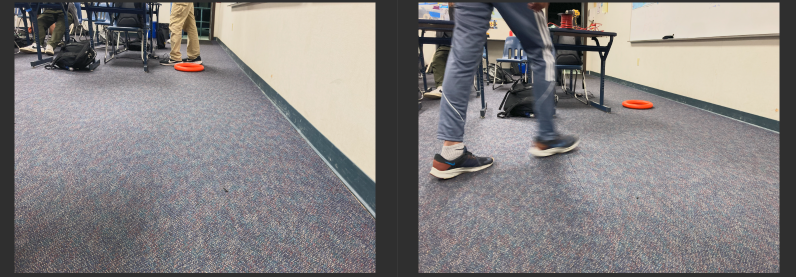
#> input picture notes/2notes.png, 1592 x 553 px, given in place of testImages1000.png, which was not available (shown at 1/2 size)
$ python newFilter.py
#> lines starting #> are read from the running program, lines starting #| are printed output that depends on the picture; after the words box and inside, x2 and y2 are one past the last pixel; in counts of white or black regions, pixels touching at a corner belong together; long printed decimals are rounded; pictures that were not available may be replaced by others from this repository, and a replacement may not be noted
import cv2
import numpy as np
import time
import math

def filterImage(noteName, dot):
#> called with noteName = 'testImages1000', dot = 'png'
    image = cv2.imread(f'notes/{noteName}.{dot}')
#> image is the input picture: shape (553, 1592, 3); mean B, G, R 130, 130.2, 134
    image_og = image.copy()
    image_og_2 = image.copy()

    scale_percent = 100
    width = int(image.shape[1] * scale_percent / 100)
#> width = 1592
    height = int(image.shape[0] * scale_percent / 100)
#> height = 553
    dim = (width, height)
#> dim = (1592, 553)
    image = cv2.resize(image, dim, interpolation = cv2.INTER_AREA)
    image_og = cv2.resize(image_og, dim, interpolation = cv2.INTER_AREA)

    lower = np.array([29, 30, 210]) # FIXME: tune for different cameras
    upper = np.array([150,100,256])  # FIXME: tune for different cameras
    mask = cv2.inRange(image, lower, upper)
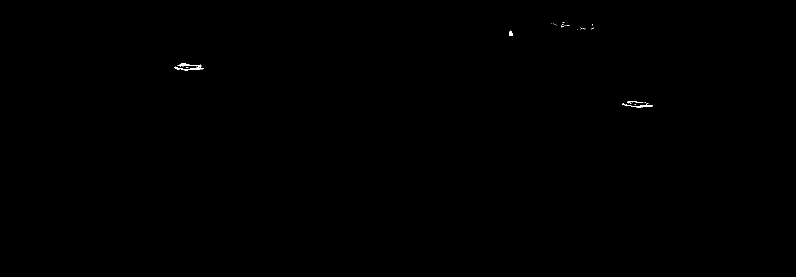
#> mask: shape (553, 1592) (shown at 1/2 size); 0.07% white; 36 white regions (31 under 20 px), largest, box (x1, y1, x2, y2) and area: (349, 133, 407, 141) 168, (1245, 207, 1305, 215) 148, (355, 126, 403, 135) 130, (1254, 202, 1287, 206) 57, (1019, 61, 1025, 72) 53
    result = cv2.bitwise_and(image, image, mask=mask)

    result = cv2.cvtColor(result, cv2.COLOR_BGR2HSV)
#> result: shape (553, 1592, 3); mean H, S, V 0, 0.1, 0.2
    cv2.imwrite(f'{noteName}_filtered.jpeg', result)

    grouping = [
        # dummy value to make sure that there is no null pointer exception
        [[0,0], [[0,0]]]
    ]


    non_zero_pixels = np.transpose(np.nonzero(result[:,:,0]))
#> non_zero_pixels = 614 pairs, first value 45 to 214, second value 349 to 1304
    # print(non_zero_pixels)

    kValue = 20
    createGrouping = True
    dFactor = 2
    for pixel in non_zero_pixels:
        i, j = pixel
        # print(result[i,j])
        if result[i,j][1] < 100 or  createGrouping or len(grouping) == 0 or not ((np.abs(grouping[-1][0][0] - i) < kValue) or (np.abs(grouping[-1][0][1] - j) < kValue)):
                grouping.append([pixel, [pixel.tolist()]])
                createGrouping = False
        else:
                grouping[-1][1].append(pixel.tolist())
                # print([int((grouping[-1][0][0] + i) / 2), int((grouping[-1][0][1] + j) / 2)])
                grouping[-1][0] = [int((grouping[-1][0][0] + i) / dFactor), int((grouping[-1][0][1] + j) / dFactor)]
#> this loop made 614 passes
#> (i, j, createGrouping) on passes 1, 88: (45, 1125, False), (126, 367, False)
#> (i, j) on passes 2 to 7: (45, 1126), (45, 1127), (45, 1128), (46, 1103), (47, 1106), (48, 1108)
#> after the loop, createGrouping = False; grouping = 4 items

    upper = np.array([100,100,256])  # FIXME: tune for different cameras, should be good for the ultrawdie one
    lower = np.array([0, 0, 100]) # FIXME: tune for different cameras, should be good for the ultrawdie one
    mask = cv2.inRange(image, lower, upper)
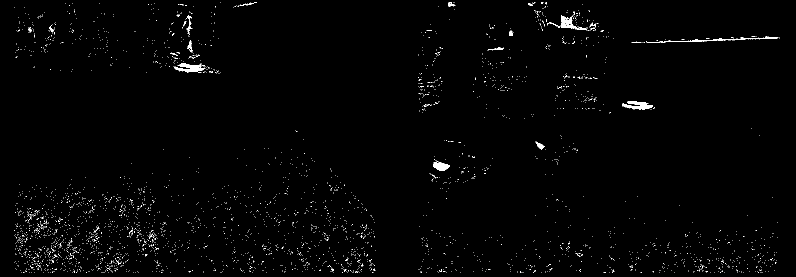
#> mask: shape (553, 1592) (shown at 1/2 size); 1% white in thin lines or dots
    result = cv2.bitwise_and(image, image, mask=mask)
    result = cv2.cvtColor(result, cv2.COLOR_BGR2HSV)
#> result: shape (553, 1592, 3); mean H, S, V 0.7, 0.8, 1.3

    coords = []
    for group in grouping[1:]:
        pixels = np.array(group[1])

        maxXLeft = pixels[:,0].min()
        maxXRight = pixels[:,0].max()
        maxYTop = pixels[:,1].min()
        maxYBottom = pixels[:,1].max()

        x, y = maxYBottom, maxXLeft
        x2, y2 = maxYTop, maxXRight

        # print ratio between h and w
        print("ratio x/y", abs((x2-x) / (y2-y)))
        print("ratio y/x", abs((y2-y) / (x2-x)))
        # if abs((x2-x) / (y2-y)) < 12 and abs((y2-y) / (x2-x)) < 2:
        if True:
            cv2.rectangle(image_og, (x, y), (x2, y2), (0,255,0), 2)
            dotCoord = (int((x-x2)/2+x2),y2)
            cv2.circle(image_og_2, dotCoord, 2, (0, 255, 0),-1)
            print(f"dotCoord: {dotCoord}")
            coords.append(dotCoord)
#> this loop made 3 passes
#> (maxXLeft, maxXRight, maxYTop, maxYBottom, x, y, x2, y2) on passes 1 to 3: (45, 71, 1019, 1186, 1186, 45, 1019, 71), (126, 140, 349, 406, 406, 126, 349, 140), (202, 214, 1245, 1304, 1304, 202, 1245, 214)
#| ratio x/y 6.423
#| ratio y/x 0.1557
#| dotCoord: (1102, 71)
#| ratio x/y 4.071
#| ratio y/x 0.2456
#| dotCoord: (377, 140)
#| ratio x/y 4.917
#| ratio y/x 0.2034
#| dotCoord: (1274, 214)
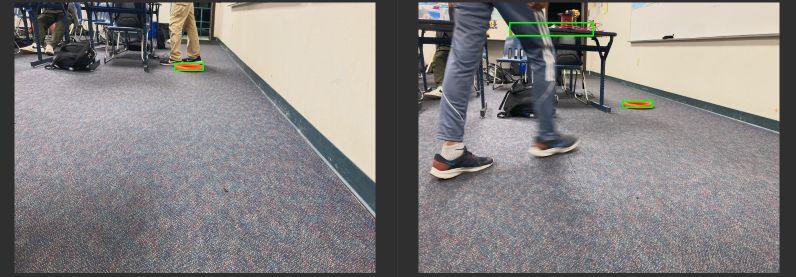
#> image_og: shape (553, 1592, 3) (shown at 1/2 size); 0.23% of pixels changed, all inside (x1, y1, x2, y2) = (348, 44, 1306, 216)
#> image_og_2: shape (553, 1592, 3); under 0.01% of pixels changed, all inside (x1, y1, x2, y2) = (375, 69, 1277, 217)
#> after the loop, coords = [(1102, 71), (377, 140), (1274, 214)]

    cv2.imwrite(f'{noteName}_rect.jpeg', image_og)
    cv2.imwrite(f'{noteName}_dot.jpeg', image_og_2)
    return coords


def getDistance(xReal, yReal, verticalPixelHeight, horizontalPixelWidth, tagHeight):
    x = xReal-horizontalPixelWidth/2
    y=verticalPixelHeight/2 -yReal

    diagonalFOV=(120)*(math.pi/180)
    f = math.sqrt(horizontalPixelWidth*horizontalPixelWidth+verticalPixelHeight*verticalPixelHeight)/(2*(math.tan(diagonalFOV/2)))
    # 587.4786864517579
    mountHeight=12
    mountAngle=(0)*(math.pi/180)

    VertAngle = mountAngle+math.atan(y/f)
    yDist = (tagHeight-mountHeight)/math.tan(VertAngle)
    xDist = ((tagHeight-mountHeight)/math.sin(VertAngle))*x/(math.sqrt(f*f+y*y))
    return(xDist,yDist)


start_time = time.time()
arr = filterImage('testImages1000', 'png')
#> arr = [(1102, 71), (377, 140), (1274, 214)]
print(arr)
#| [(1102, 71), (377, 140), (1274, 214)]
# print(getDistance(arr[0], arr[1], 640, 480, 0))
for i in arr:
    print(getDistance(i[0], i[1], 480, 640, 0))
#> this loop made 3 passes
#> (i, x in getDistance, y in getDistance, VertAngle in getDistance, yDist in getDistance, xDist in getDistance) on passes 1 to 3: ((1102, 71), 782, 169, 0.632, -16.4, -55.53), ((377, 140), 57, 100, 0.409, -27.71, -6.84), ((1274, 214), 954, 26, 0.112, -106.6, -440.3)
#| (-55.527, -16.398)
#| (-6.840, -27.713)
#| (-440.308, -106.588)

end_time = time.time()

print(f"Processing time: {end_time - start_time} seconds")
#| Processing time: 0.737 seconds

$ run again, on notes/note4_test.jpeg
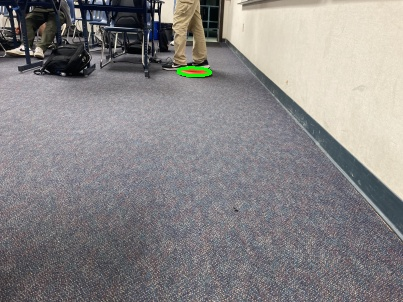
#> input picture notes/note4_test.jpeg, 403 x 302 px, given in place of testImages1000.png, which was not available
#> in filterImage, image is the input picture: shape (302, 403, 3); mean B, G, R 133.4, 133.2, 135.9
#> non_zero_pixels = 14 rows, first 8: [71, 199], [71, 200], [71, 201], [71, 202], [72, 193], [72, 194], [72, 195], [72, 196]
#> the loop in filterImage, `for pixel in non_zero_pixels:` made 14 passes
#> after the loop in filterImage, `for pixel in non_zero_pixels:`: createGrouping = False; grouping = 2 items
#> in filterImage, `mask = cv2.inRange(image, lower, upper)`:
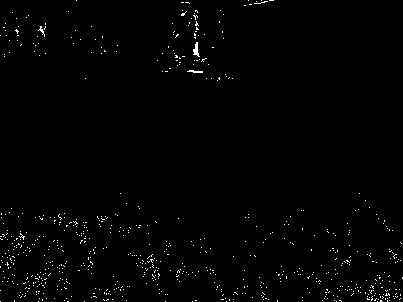
#> mask: shape (302, 403); 0.99% white in thin lines or dots
#> the loop in filterImage, `for group in grouping[1:]:` made 1 pass
#> (maxXLeft, maxXRight, maxYTop, maxYBottom, x, y, x2, y2) on pass 1: (71, 72, 193, 202, 202, 71, 193, 72)
#> (printed output is left out)
#> after the loop in filterImage, `for group in grouping[1:]:`: coords = [(197, 72)]
#| [(197, 72)]
#> the loop `for i in arr:` made 1 pass
#> (i, x in getDistance, y in getDistance, diagonalFOV in getDistance, f in getDistance, mountHeight in getDistance, mountAngle in getDistance, VertAngle in getDistance) on pass 1: ((197, 72), -123, 168, 2.09, 230.9, 12, 0, 0.629)
#> (printed output is left out)
#| Processing time: 0.1528 seconds
